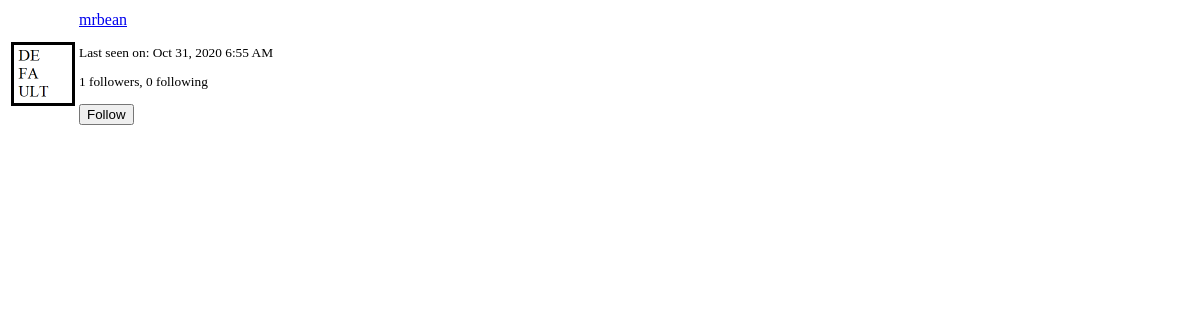
The page /user/mrbean/popup (signed in) on the database as committed earlier.
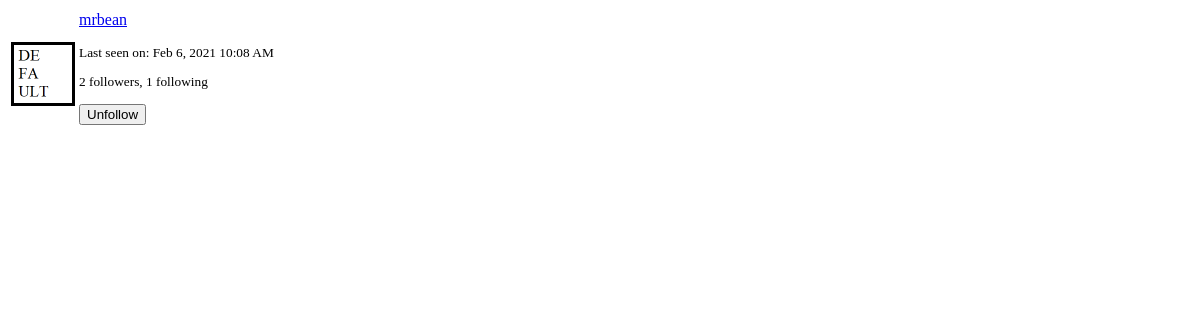
The same page on the database as committed later.
### app/models.py (models this page shows, shortened)
class User(UserMixin, db.Model):
    id = db.Column(db.Integer, primary_key=True)
    username = db.Column(db.String(64), index=True, unique=True)
    email = db.Column(db.String(120), index=True, unique=True)
    password_hash = db.Column(db.String(128))
    posts = db.relationship('Post', backref='author', lazy='dynamic')
    about_me = db.Column(db.String(140))
    last_seen = db.Column(db.DateTime, default=datetime.utcnow)
    followed = db.relationship(
        'User', secondary=followers,
        primaryjoin=(followers.c.follower_id == id),
        secondaryjoin=(followers.c.followed_id == id),
        backref=db.backref('followers', lazy='dynamic'), lazy='dynamic'
    )
    def avatar(self, size=128):
        if os.path.isfile('../static/images/{}.png'.format(self.username)):
            return '../static/images/{}.png'.format(self.username)
        return '../static/images/default.png'
    def is_following(self, user):
        return self.followed.filter(followers.c.followed_id == user.id).count() > 0

### app/routes.py (the view)
@app.route('/user/<username>/popup')
@login_required
def user_popup(username):
    user = User.query.filter_by(username=username).first_or_404()
    form = EmptyForm()
    return render_template('user_popup.html', user=user, form=form)

### app/forms.py
class EmptyForm(FlaskForm):
    submit = SubmitField('Submit')

### app/models.py (called while the page is built)
@login.user_loader
def load_user(id):
    return User.query.get(int(id))

### app/routes.py (called while the page is built)
@app.before_request
def before_request():
    if current_user.is_authenticated:
        current_user.last_seen = datetime.utcnow()
        db.session.commit()
        g.locale = str(get_locale())

### app/templates/user_popup.html (shortened to what this page needs)
<table class="table">
    <tr>
        <td width="64" style="border: 0px;"><img width="64px" src="{{ user.avatar(64) }}"></td>
        <td style="border: 0px;">
            <p><a href="{{ url_for('user', username=user.username) }}">{{ user.username }}</a></p>
            <small>
                {% if user.last_seen %}
                <p>{{ _('Last seen on') }}: {{ moment(user.last_seen).format('lll') }}</p>
                {% endif %}
                <p>
                    {{ _('%(count)d followers', count=user.followers.count()) }},
                    {{ _('%(count)d following', count=user.followed.count()) }}
                </p>
                {% if user != current_user %}
                    {% if not current_user.is_following(user) %}
                    <p>
                        <form action="{{ url_for('follow', username=user.username) }}" method="post">
                            {{ form.submit(value=_('Follow'), class_='btn btn-default btn-sm') }}
                        </form>
                    </p>
                    {% else %}
                    <p>
                        <form action="{{ url_for('unfollow', username=user.username) }}" method="post">
                            {{ form.submit(value=_('Unfollow'), class_='btn btn-default btm-sm') }}
                        </form>
                    </p>
                    {% endif %}
                {% endif %}
            </small>
        </td>
    </tr>
</table>

Rows that differ between the two databases and show on the page:
changed User "mrbean": last_seen "Oct 31, 2020 6:55 AM" → "Feb 6, 2021 10:08 AM"
Other text that changed with them:
form field submit: (not shown) → "Unfollow"
form field submit: "Follow" → (not shown)
text no longer shown: "1 followers 0 following"
text now shown: "2 followers 1 following"
